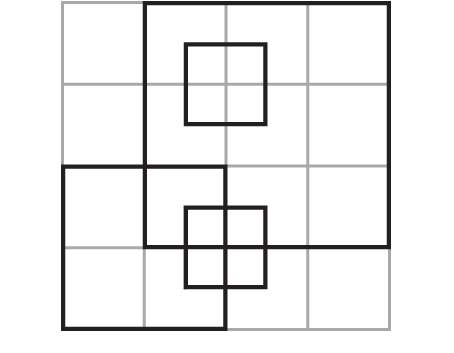
#> input picture Lucas-Kanade/box.jpg, 454 x 353 px
$ python Harris-Corner.py
#> lines starting #> are read from the running program, lines starting #| are printed output that depends on the picture
# -*- coding: utf-8 -*-
"""
Created on Thu Apr  1 20:35:58 2021

@author: m1390
"""

import cv2
import numpy as np
import scipy.signal as ss
import scipy.stats as st
#%%
def gkern(kernlen=21, nsig=3):
    """Returns a 2D Gaussian kernel."""

    x = np.linspace(-nsig, nsig, kernlen+1)
    kern1d = np.diff(st.norm.cdf(x))
    kern2d = np.outer(kern1d, kern1d)
    return kern2d/kern2d.sum()

# Sobel operator for computing image gradient
d_x = np.array([[1,2,1],[0,0,0],[-1,-2,-1]])
d_y = d_x.T

I = cv2.imread('box.jpg',0)
#> I: shape (353, 454); min 30, max 255, mean 239.2
Ix = ss.convolve2d(I,d_x,'same')
Iy = ss.convolve2d(I,d_y,'same')
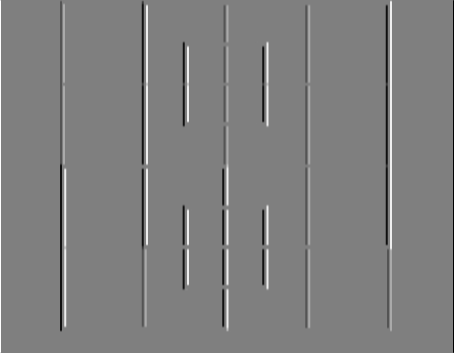
#> Iy: shape (353, 454) int64; min -1020, max 1020, mean 0; drawn with min black and max white
Ixy = Ix * Iy
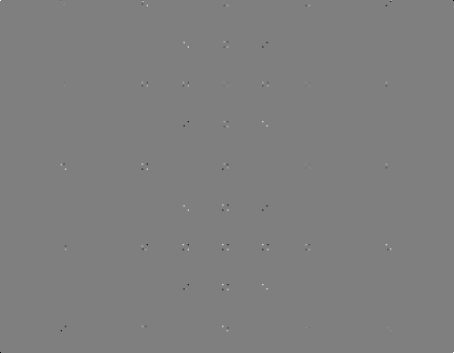
#> Ixy: shape (353, 454) int64; min -585225, max 585225, mean 1; drawn with min black and max white

Ixx = ss.convolve2d(Ix**2,gkern(5,1),'same')
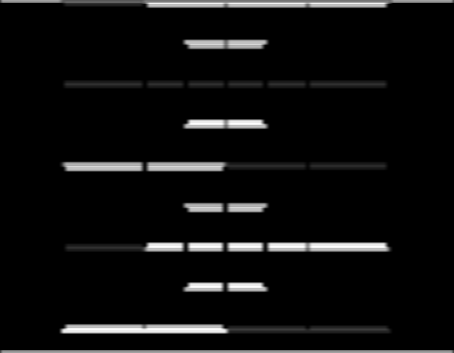
#> Ixx: shape (353, 454) float64; min 0, max 381921.5, mean 21575.7; drawn with min black and max white
Iyy = ss.convolve2d(Iy**2,gkern(5,1),'same')
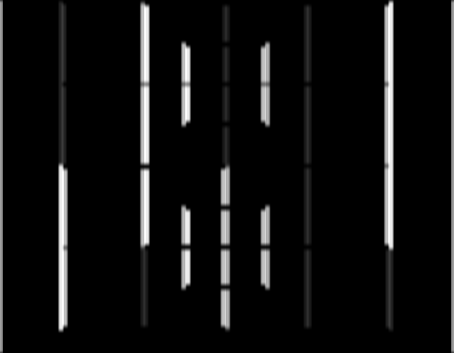
#> Iyy: shape (353, 454) float64; min 0, max 381921.5, mean 23434.8; drawn with min black and max white
Ixy = ss.convolve2d(Ixy,gkern(5,1),'same')

det = Ixx * Iyy - Ixy ** 2
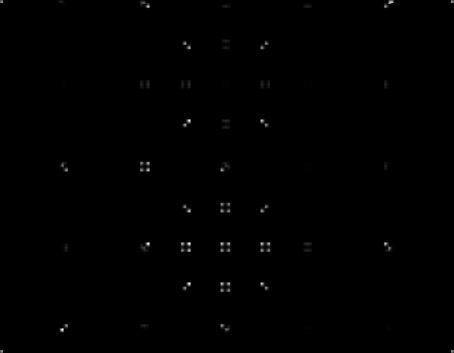
#> det: shape (353, 454) float64; min 0, max 5.1e+10, mean 132056035.2; drawn with min black and max white
trace = Ixx + Iyy
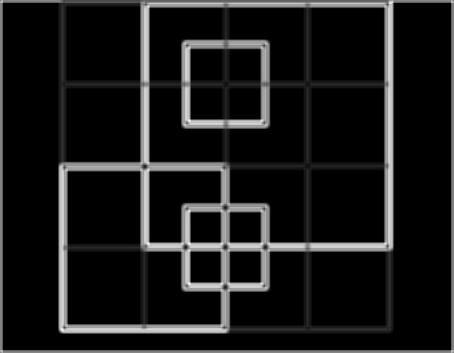
#> trace: shape (353, 454) float64; min 0, max 456441.5, mean 45010.5; drawn with min black and max white

harris = det - 0.06*trace**2
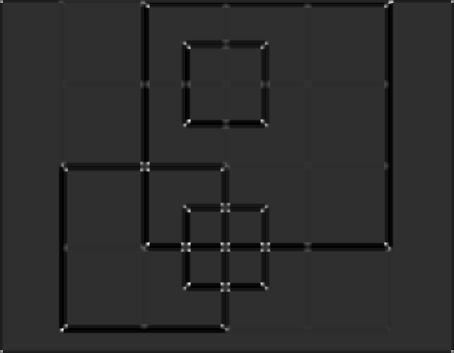
#> harris: shape (353, 454) float64; min -8.75e+09, max 3.85e+10, mean -577900673.7; drawn with min black and max white
# harris = (harris - harris.mean())/harris.std()

# corners = (harris > 0.3)
